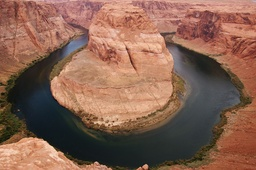
#> input picture AI/homework2/task5/IMGP8080.jpg, 256 x 170 px, shrunk from 1204 x 800 before the run
$ python kmeans.py
#> lines starting #> are read from the running program, lines starting #| are printed output that depends on the picture
import cv2
import random
import numpy as np
from matplotlib import pyplot as plt

samples = []


def get_pixel(img):
    """从原图中提取所有像素"""
    b, g, r = cv2.split(img)
    return [(_r, _g, _b) for (er, eg, eb) in zip(r, g, b)
            for (_r, _g, _b) in zip(er, eg, eb)]


def load_data(filename):
    """加载图像并提取信息"""
    img = cv2.imread(filename)
    samples.extend(get_pixel(img))
    return img, np.mat(samples)


def init_centroids(data: np.matrix, k=2):
    """随机初始化中心点"""
    sample_num, dim = data.shape
    centroids = np.zeros((k, dim))
    for i in range(k):
        index = int(random.uniform(0, sample_num))
        centroids[i, :] = data[index, :]
    return centroids


def k_means(data, k=2):
    """k means算法的主要实现部分"""
    sample_num = data.shape[0]
    # 第一列存储属于的聚类，第二列存储此列样本和中心点的误差
    clusters = np.zeros((sample_num, 2))
    cluster_changed = True

    centroids = init_centroids(data, k)
    while cluster_changed:
        cluster_changed = False
        for i in range(sample_num):
            min_dist = 1 << 31
            min_idx = 0
            # 找到最近的聚类中心
            for j in range(k):
                dist = np.linalg.norm(centroids[j, :] - data[i, :])
                if dist < min_dist:
                    min_dist, min_idx = dist, j
            # 更新聚类
            if clusters[i, 0] != min_idx:
                cluster_changed = True
                clusters[i, :] = min_idx, min_dist ** 2

            # 更新聚类中心
        for j in range(k):
            points_in_cluster = data[np.nonzero(clusters[:, 0] == j)[0]]
            centroids[j, :] = np.mean(points_in_cluster, 0)
    return centroids, clusters


def main():
    """对图像各个像素进行分类并处理，把不属于河流的像素强制置白"""
    img, data = load_data('IMGP8080.jpg')
#> in load_data, img is the input picture: shape (170, 256, 3); mean B, G, R 81.5, 98.5, 135.6
#> in get_pixel, `b, g, r = cv2.split(img)`:
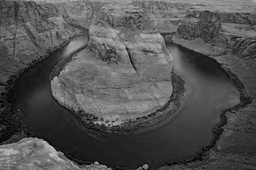
#> b: shape (170, 256); min 0, max 192, mean 81.5
#> in get_pixel, `b, g, r = cv2.split(img)`:
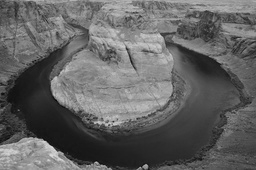
#> g: shape (170, 256); min 9, max 222, mean 98.5
#> in get_pixel, `b, g, r = cv2.split(img)`:
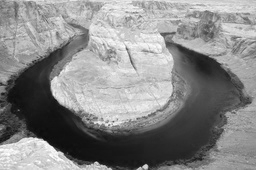
#> r: shape (170, 256); min 7, max 255, mean 135.6

    centroids, clusters = k_means(data)
#> after the loop in init_centroids, `for i in range(k):`: centroids = [[35, 44, 39], [109, 79, 51]]
#> after the loop in k_means, `while cluster_changed:`: centroids = [[65.22, 54, 46.14], [187, 131, 107.3]]; clusters = 43520 pairs, first value 0 to 1, second value 0 to 59930
#> centroids = [[65.22, 54, 46.14], [187, 131, 107.3]]
    rows, cols = img.shape[0:2]
#> rows = 170; cols = 256
    for row in range(rows):
        for col in range(cols):
            if clusters[row * cols + col, 0] == 0:
                img[row, col, :] = (255, 255, 255)
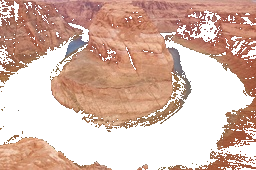
#> img: shape (170, 256, 3); mean B, G, R 169.7, 183.4, 215.7
    plt.imsave('cluster.jpg', img)
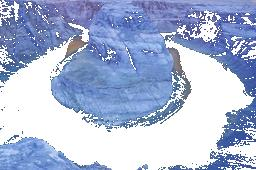
#> saved as cluster.jpg: shape (170, 256, 3); mean R, G, B 169, 182.7, 213


if __name__ == '__main__':
    main()
